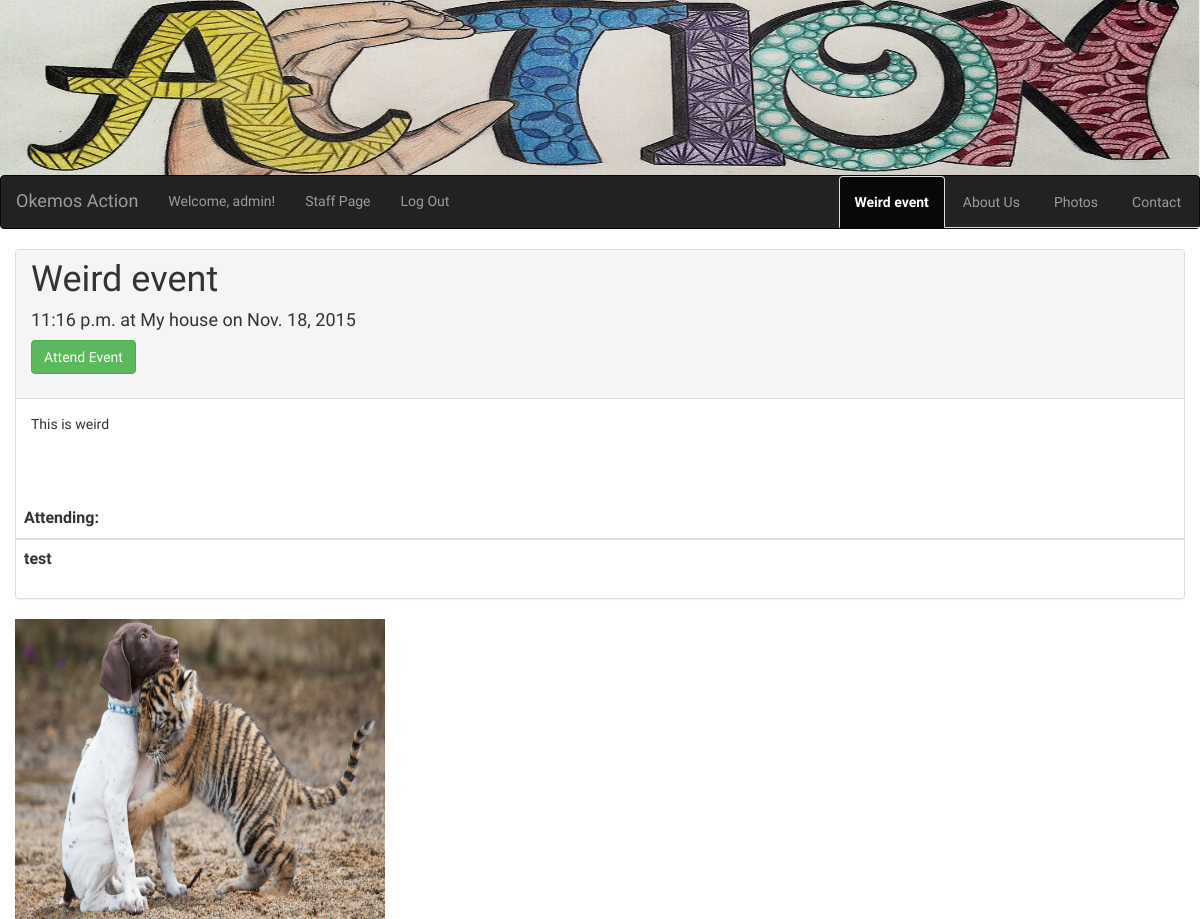
The app's page /detail/8/ (signed in) with its own data.
### events/models.py (models this page shows)
class Event(models.Model):
    date = models.DateTimeField("Date of Event")
    place = models.CharField(max_length = 1000)
    name = models.CharField(max_length = 255)
    desc = models.CharField(max_length = 10000, null = True)
    pub_date = models.DateTimeField("Date when people can sign up")
    signed_up = models.ManyToManyField(User, blank = True)
    def __str__(self):
        return str(self.name)

class Image(models.Model):
    image = models.ImageField(upload_to="events/images/")
    event = models.ForeignKey(Event)

### events/views.py (the view)
# urls.py: url(r'^detail/(?P<pk>[0-9]+)/$', views.DetailView.as_view(), name='detail'),
class DetailView(generic.DetailView):
    model = Event
    template_name = "events/detail.html"

### events/templates/events/detail.html (shortened to what this page needs)
{% extends "base.html" %}
{% block pagename %}{{event}}{% endblock %}
{% block content %}
  <div class="panel panel-default">
    <div class="panel-heading">
      <h1 class="panel-title lg-title">{{event.name}}</h1>
      <h4>{{event.date|time}} at {{event.place}} on {{event.date|date}}</h4>
      {% if user and not user.is_anonymous %}
        {% if not event in user.event_set.all %}
            <div style="width:150px"><a href="#" class="btn btn-success" role="button" aria-label="Attend Event" data-toggle="collapse" data-target=".TxtArea{{event.id}}">Attend Event</a></div>
        {% else %}
            {% include "events/leave.html" with event=event user=user %}
        {% endif %}
      {% endif %}
    </div>
    <div class="panel-body fixed-panel">
          {{event.desc}}
    </div>
    <div class="row">
      <div class="col-xs-12">
        <table class="table">
          <thead><th>Attending:</th></thead>
          {% for user in event.signed_up.all %}
            <tr><td><strong>{{user}}</strong></td></tr>
          {% endfor %}
        </table>
      </div>
    </div>
  </div>
  <div class="row">
  {% for image in event.image_set.all %}
  <div class = "col-xs-12 col-sm-6 col-md-4">
    <img src="{{image.image.url}}" class="detImg"/>
  </div>
  {% endfor %}
  </div>
{% endblock %}

### sign_up/templates/base.html (shortened to what this page needs)
{% load staticfiles %}
<html>
    <head>
        <link rel="stylesheet" type="text/css" href="//maxcdn.bootstrapcdn.com/bootstrap/3.3.5/css/bootstrap.min.css"/>
        <link rel="stylesheet" type="text/css" href="//cdnjs.cloudflare.com/ajax/libs/font-awesome/4.4.0/css/font-awesome.min.css"/>
        <link rel="stylesheet" href="//cdnjs.cloudflare.com/ajax/libs/bootstrap-social/4.9.1/bootstrap-social.min.css">
        <link rel="stylesheet" type="text/css" href="{% static 'events/style.css' %}"/>
    </head>
    <body>
        <header  style="width:100%">
            <div id="banner"><img src="/static/events/images/ActionBanner.png" class="img-responsive"/></div>
            <nav role="navigation" class="navbar navbar-inverse">
                <div class="navbar-header">
                    <a href= "/" class="navbar-brand">Okemos Action</a>
                </div>
                <div id="navbarCollapse" class="collapse navbar-collapse">
                    <ul class="nav navbar-nav navbar-left">
                        {% if user and not user.is_anonymous %}
                            <li><a href="#">Welcome, {{ user.get_full_name|default:user.username }}!</a></li>
                            {% if user and user.is_staff %}
                                <li><a href="/admin">Staff Page</a></li>
                            {% endif %}
                            <li><a href="{% url 'auth:logout' %}?next=/">Log Out</a></li>
                        {% endif %}
                    </ul>
                    <ul class="nav navbar-nav nav-tabs navbar-right navLeft">
                        <li class="active"><a data-toggle="tab" href="#home"><strong>{% block pagename %}{% endblock %}</strong></a></li>
                        <li><a data-toggle="tab" href="#about">About Us</a></li>
                        <li><a data-toggle="tab" href="#photos">Photos</a></li>
                        <li><a data-toggle="tab" href="#contact">Contact</a></li>
                    </ul>
                </div>
            </nav>
        </header>
        <main class="container-fluid">
            <div class="tab-content">
                <div id="home" class="tab-pane fade in active">
                    {% block content %}{% endblock %}
                </div>
            </div>
        </main>
    </body>
</html>

### events/static/events/style.css (style rules this page uses)
.fixed-panel { min-height: 100; max-height: 100; overflow-y: auto; }
.lg-title { font-size:36px !important; }
body { font-family: 'Exo 2', sans-serif; }
.detImg { height: 300px; width: 100%; }

### records on screen
Event: name "Weird event", date "11:16 p.m.", place "My house", date "Nov. 18, 2015", desc "This is weird"
Image: image (picture)

### other values on screen
{{ user.get_full_name|default:user.username }} "admin"
{{ user }} "test"
